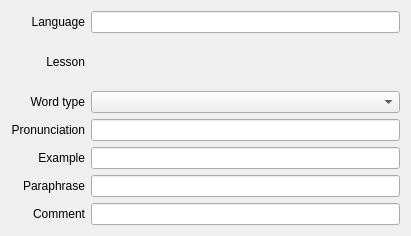
<ui version="4.0" >
 <class>KEduVocSummaryWordWidget</class>
 <widget class="QWidget" name="KEduVocSummaryWordWidget" >
  <property name="geometry" >
   <rect>
    <x>0</x>
    <y>0</y>
    <width>411</width>
    <height>236</height>
   </rect>
  </property>
  <layout class="QGridLayout" name="gridLayout" >
   <item row="0" column="0" >
    <widget class="QLabel" name="languageLabel" >
     <property name="text" >
      <string>Language</string>
     </property>
     <property name="alignment" >
      <set>Qt::AlignRight|Qt::AlignTrailing|Qt::AlignVCenter</set>
     </property>
     <property name="buddy" >
      <cstring>wordEntry</cstring>
     </property>
    </widget>
   </item>
   <item row="0" column="2" >
    <widget class="QLineEdit" name="wordEntry" />
   </item>
   <item row="1" column="0" >
    <widget class="QLabel" name="label" >
     <property name="text" >
      <string>Lesson</string>
     </property>
     <property name="alignment" >
      <set>Qt::AlignRight|Qt::AlignTrailing|Qt::AlignVCenter</set>
     </property>
    </widget>
   </item>
   <item row="2" column="0" >
    <widget class="QLabel" name="label_2" >
     <property name="text" >
      <string>Word type</string>
     </property>
     <property name="alignment" >
      <set>Qt::AlignRight|Qt::AlignTrailing|Qt::AlignVCenter</set>
     </property>
     <property name="buddy" >
      <cstring>wordTypeComboBox</cstring>
     </property>
    </widget>
   </item>
   <item row="3" column="0" >
    <widget class="QLabel" name="label_3" >
     <property name="text" >
      <string>Pronunciation</string>
     </property>
     <property name="alignment" >
      <set>Qt::AlignRight|Qt::AlignTrailing|Qt::AlignVCenter</set>
     </property>
     <property name="buddy" >
      <cstring>pronunciationEntry</cstring>
     </property>
    </widget>
   </item>
   <item row="3" column="2" >
    <widget class="QLineEdit" name="pronunciationEntry" />
   </item>
   <item row="4" column="0" >
    <widget class="QLabel" name="label_4" >
     <property name="text" >
      <string>Example</string>
     </property>
     <property name="alignment" >
      <set>Qt::AlignRight|Qt::AlignTrailing|Qt::AlignVCenter</set>
     </property>
     <property name="buddy" >
      <cstring>exampleEntry</cstring>
     </property>
    </widget>
   </item>
   <item row="4" column="2" >
    <widget class="QLineEdit" name="exampleEntry" />
   </item>
   <item row="5" column="0" >
    <widget class="QLabel" name="label_5" >
     <property name="text" >
      <string>Paraphrase</string>
     </property>
     <property name="alignment" >
      <set>Qt::AlignRight|Qt::AlignTrailing|Qt::AlignVCenter</set>
     </property>
     <property name="buddy" >
      <cstring>paraphraseEntry</cstring>
     </property>
    </widget>
   </item>
   <item row="5" column="2" >
    <widget class="QLineEdit" name="paraphraseEntry" />
   </item>
   <item row="6" column="0" >
    <widget class="QLabel" name="label_6" >
     <property name="text" >
      <string>Comment</string>
     </property>
     <property name="alignment" >
      <set>Qt::AlignRight|Qt::AlignTrailing|Qt::AlignVCenter</set>
     </property>
     <property name="buddy" >
      <cstring>commentEntry</cstring>
     </property>
    </widget>
   </item>
   <item row="6" column="2" >
    <widget class="QLineEdit" name="commentEntry" />
   </item>
   <item row="2" column="2" >
    <widget class="KComboBox" name="wordTypeComboBox" />
   </item>
   <item row="1" column="2" >
    <widget class="QLabel" name="lessonLabel" >
     <property name="text" >
      <string/>
     </property>
    </widget>
   </item>
  </layout>
 </widget>
 <customwidgets>
  <customwidget>
   <class>KComboBox</class>
   <extends>QComboBox</extends>
   <header>kcombobox.h</header>
  </customwidget>
 </customwidgets>
 <resources/>
 <connections/>
</ui>
